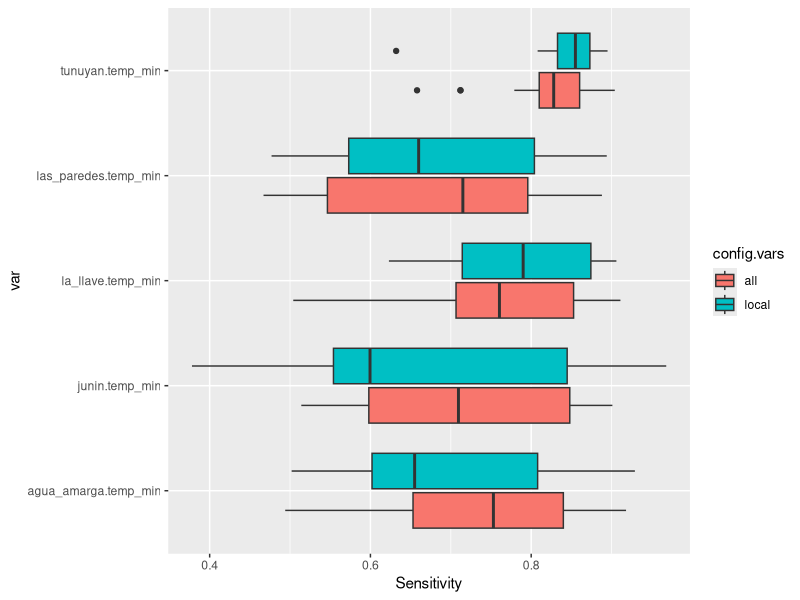
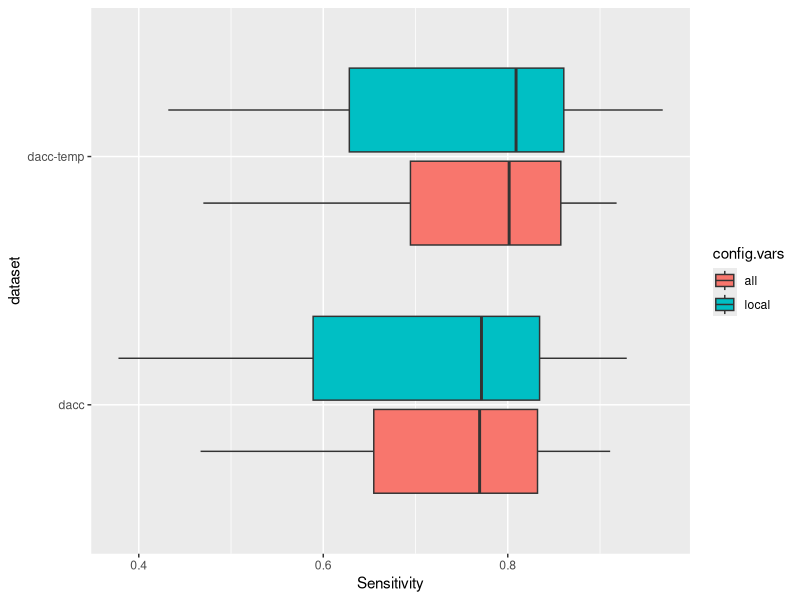
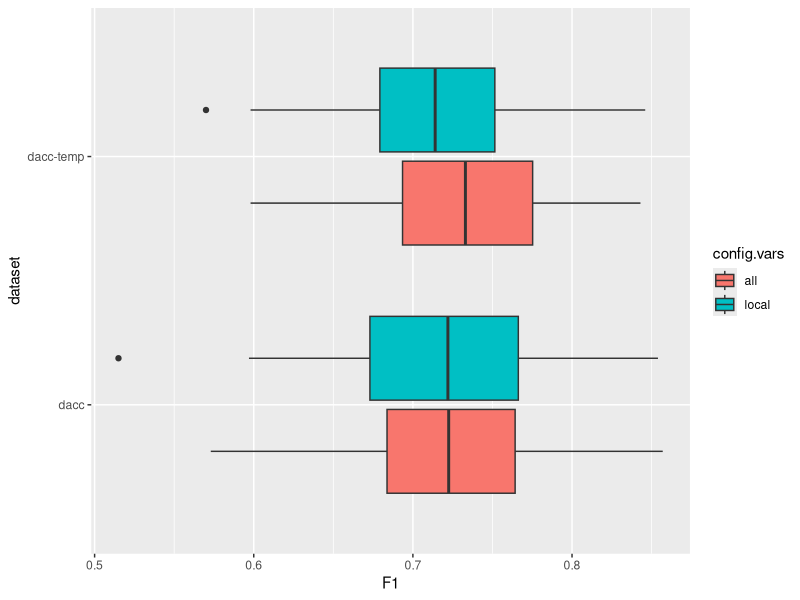
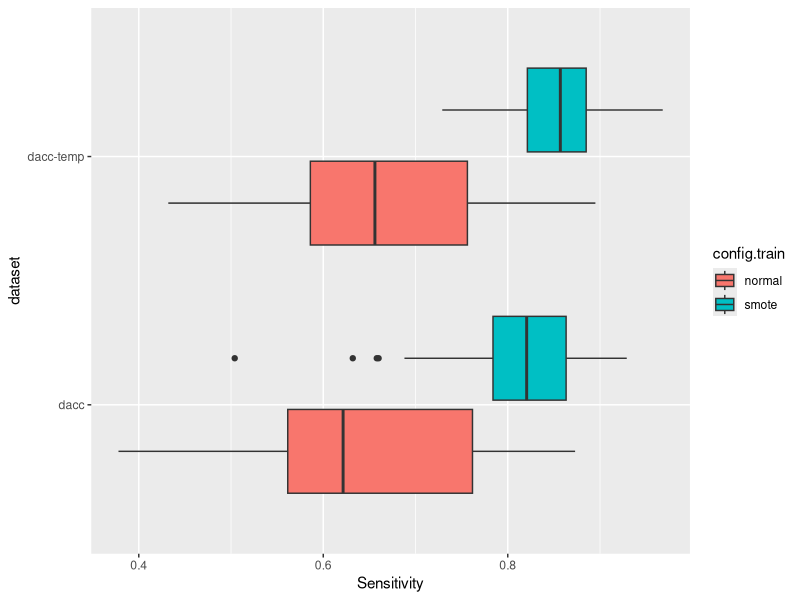
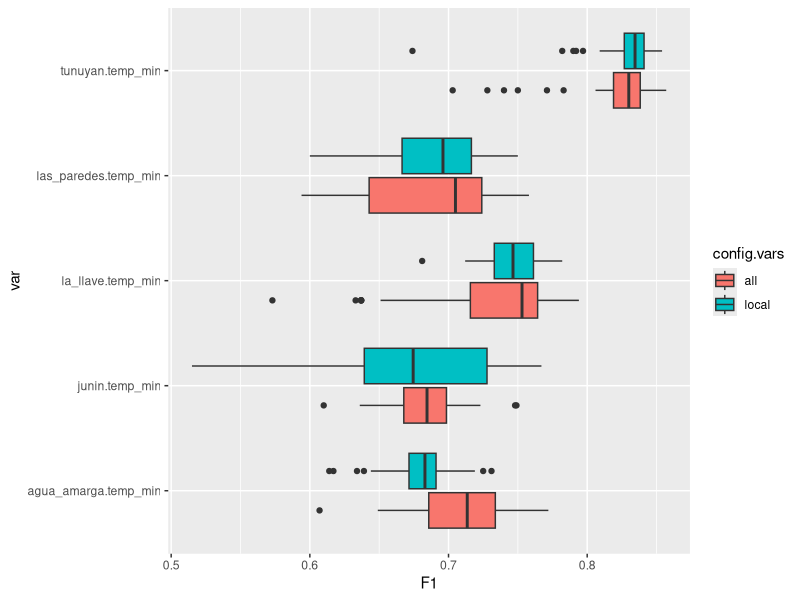
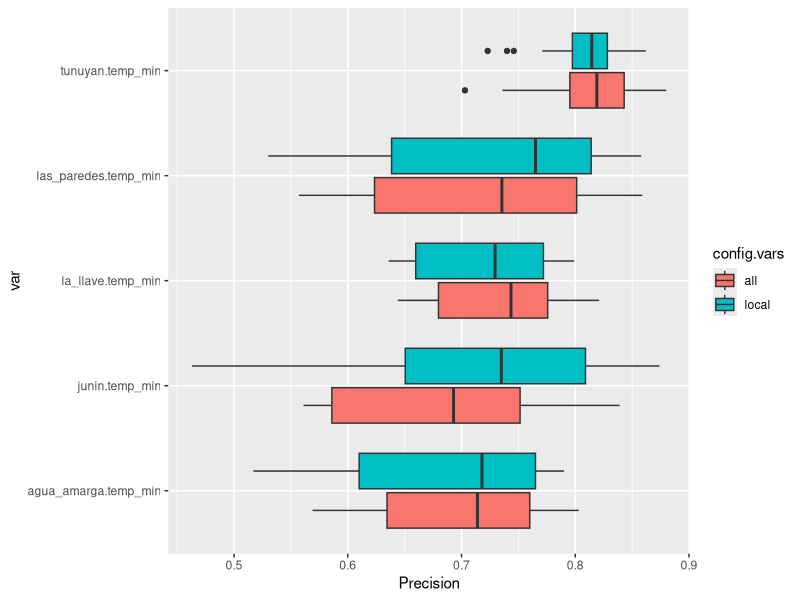
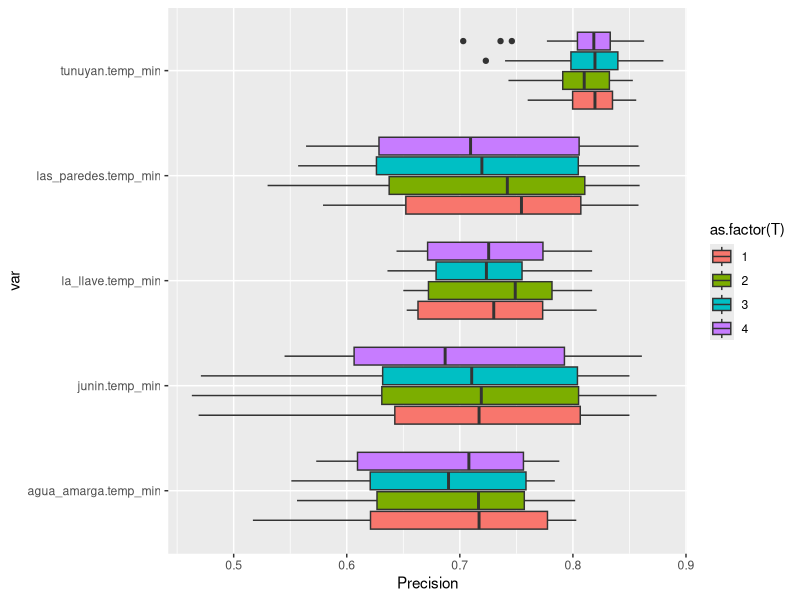
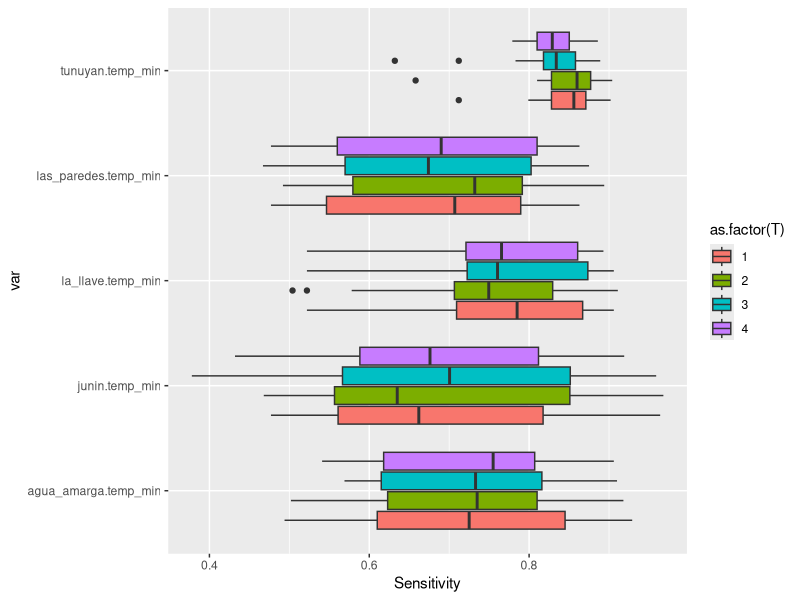

Write the R code that produced these figures, in order. (Note: this script raises an error after producing the figures.)
## ---- chunk 1
library(readr)
library(ggplot2)
library(gridExtra)
library(tidyverse)
library(lazyeval)

dataset <- read_csv("classification-results.csv")
dataset[,8:ncol(dataset)] <- round(dataset[,8:ncol(dataset)],digits = 3)

stations <- unique(dataset$var)
algoritmos <- unique(dataset$alg)
metrics <- c("FAR","Sensitivity","Specificity","Accuracy","Kappa","F1","Precision")

#' ## Carga dataset
#' Creación de dataset genérico para resultados clasificación
df <- dataset %>%
  unite(dataset, 
        col=label,c("dataset","var","config.train","config.vars","T","alg"),
        sep = "-",remove=FALSE) %>% 
  select(label,dataset,var,config.train,config.vars,T,alg,FAR,Sensitivity,Specificity,Accuracy,Kappa,F1,Precision) 

## ---- chunk 2
p <-ggplot(aes(y = Sensitivity, x = var, fill = config.vars), data = df) + 
  geom_boxplot()  + coord_flip()
print(p)
## ---- chunk 3
p <-ggplot(aes(y = Sensitivity, x = dataset, fill = config.vars), data = df) + 
  geom_boxplot()  + coord_flip()
print(p)
## ---- chunk 4
p <-ggplot(aes(y = F1, x = dataset, fill = config.vars), data = df) + 
  geom_boxplot()  + coord_flip()
print(p)
## ---- chunk 5
p <-ggplot(aes(y = Sensitivity, x = dataset, fill = config.train), data = df) + 
  geom_boxplot()  + coord_flip()
print(p)
## ---- chunk 6

p <-ggplot(aes(y = F1, x = var, fill = config.vars), data = df) + geom_boxplot() + coord_flip()
print(p)

## ---- chunk 7
p <-ggplot(aes(y = Precision , x = var, fill = config.vars), data = df) + geom_boxplot() + coord_flip()
print(p)

## ---- chunk 8

#' ## Según cuantos días anteriores de información sumamos.
#' 
p <-ggplot(aes(y = Precision , x = var, fill = as.factor(T)), data = df) + geom_boxplot() + coord_flip()
print(p)

p <-ggplot(aes(y = Sensitivity , x = var, fill = as.factor(T)), data = df) + geom_boxplot() + coord_flip()
print(p)

p <-ggplot(aes(y = F1 , x = var, fill = as.factor(T)), data = df) + 
  geom_boxplot() + coord_flip() + labs(fill="T")
print(p)
## ---- chunk 9
p <-ggplot(aes(y = Precision , x = var, fill = config.train), data = df) + geom_boxplot() + coord_flip()
print(p)

p <-ggplot(aes(y = Sensitivity , x = var, fill = config.train), data = df) + geom_boxplot() + coord_flip()
print(p)

p <-ggplot(aes(y = F1 , x = var, fill = config.train), data = df) + geom_boxplot() + coord_flip()
print(p)

## ---- chunk 10

for(s in stations){
  
  df1 <- df %>% filter( var == s ) 
  
  p <-ggplot(aes(y = F1 , x = alg, fill = config.vars), data = df1) + 
    geom_boxplot() + coord_flip() + labs(title=paste("Estación",s,sep="  "))
  print(p)
  p <-ggplot(aes(y = Sensitivity , x = alg, fill = config.vars), data = df1) + 
    geom_boxplot() + coord_flip() + labs(title=paste("Estación",s,sep="  "))
  print(p)
  p <-ggplot(aes(y = Precision , x = alg, fill = config.vars), data = df1) + 
    geom_boxplot() + coord_flip() + labs(title=paste("Estación",s,sep="  "))
  print(p)

}

## ---- chunk 11

df3 <-  df %>% filter( dataset == "dacc" & T==1) 


p <-ggplot(aes(y = Precision , x = var, fill = alg), data = df3) + geom_boxplot() + coord_flip()
print(p)

p <-ggplot(aes(y = Sensitivity , x = var, fill = alg), data = df3) + geom_boxplot() + coord_flip()
print(p)

png("plot-estaciones-vs-algs-F1-filtro-datasetDacc-T1.png")
p <-ggplot(aes(y = F1 , x = var, fill = alg), data = df3) + 
  geom_boxplot() + coord_flip() #+ labs(fill="T")

print(p)

dev.off()
## ---- chunk 12

df3 <-  df %>% filter( dataset == "dacc" & T==1 & alg=="rf") 


p <-ggplot(aes(y = Precision , x = var, fill = config.vars), data = df3) + geom_boxplot() + coord_flip() + labs(title="Random forest por estaciones")
print(p)

p <-ggplot(aes(y = Sensitivity , x = var, fill = config.vars), data = df3) + geom_boxplot() + coord_flip() + labs(title="Random forest por estaciones")
print(p)

p <-ggplot(aes(y = F1 , x = var, fill = config.vars), data = df3) + 
  geom_boxplot() + coord_flip() #+ labs(fill="T")
print(p)
## ---- chunk 13

df3 <-  df %>% filter( dataset == "dacc" & T==1 & alg=="glm") 

p <-ggplot(aes(y = Precision , x = var, fill = config.vars), data = df3) + geom_boxplot() + coord_flip() + labs(title="Random forest por estaciones")
print(p)

p <-ggplot(aes(y = Sensitivity , x = var, fill = config.vars), data = df3) + geom_boxplot() + coord_flip() + labs(title="Random forest por estaciones")
print(p)

p <-ggplot(aes(y = F1 , x = var, fill = config.vars), data = df3) + 
  geom_boxplot() + coord_flip() #+ labs(fill="T")
print(p)
## ---- chunk 14
library(reshape)
df3 <-  df %>% filter( dataset == "dacc") %>% select(-one_of(c("FAR")))

#  melt(df3,id.vars="label")
df4 <- melt(as.data.frame(df3),
            id.vars =(c("label","dataset","var","config.train","config.vars","T","alg")),
            measure.vars = metrics[-1])

p <-ggplot(aes(y = value , x = var, fill = variable), data = df4) + 
  geom_boxplot() + coord_flip() + labs(title="Variabilidad de las métricas por las estaciones")
print(p)

df4 <- df %>% filter( dataset == "dacc")   
df4 <- melt(as.data.frame(df4),
            id.vars =(c("label","dataset","var","config.train","config.vars","T","alg")),
            measure.vars = metrics)

for(a in algoritmos)
{
  for(m in metrics)
  {
    df5 <- df4 %>% filter( alg == a & variable == m) 
    p <-ggplot(aes(y = value , x = var, fill = config.vars), data = df5) + 
      geom_boxplot() + coord_flip() + labs(title=paste("Comportamiento de ",m," en modelo ",a,sep=""))
    print(p)
  }
}
## ---- chunk 15
df3 <- df %>%
      select(label,dataset,var,config.train,config.vars,T,alg,Sensitivity,Specificity,Accuracy,Kappa,F1,Precision) %>%
      filter( var == stations[1]  & alg==algoritmos[1]) # & T == 1 & dataset == DATASET &
    
df3
## ---- chunk 16

for(s in stations)
{
  for(a in algoritmos)
  {
    
    df3 <- df %>%
      select(label,dataset,var,config.train,config.vars,T,alg,Sensitivity,Specificity,Accuracy,Kappa,F1,Precision) %>%
      filter( var == s  & alg==a & T == 1 & dataset == "dacc") # &  # <- AQUI FILTRO
    
    df7 <- melt(as.data.frame(df3),id=(c("label","dataset","var","config.train","config.vars","T","alg")))
    
    
   p<-  ggplot(data=df7, aes(x= reorder(label,value), y=value, fill=variable)) +
      geom_bar(stat="identity",position=position_dodge())+
      coord_flip()+
      theme(legend.position="bottom") +
      labs(x = a, y = "metricas", title=paste("comparacion",a,s,sep="-"))
   print(p)
    
    # for(m in metrics){
    #   plot_ranking_alg(df3,m,s,a)
    #   
    # }
  }
}    
## ---- chunk 17
for(s in stations)
{
  for(a in algoritmos)
  {
    
    df3 <- df %>%
          select(label,dataset,var,config.train,config.vars,T,alg,Sensitivity,Precision,F1) %>% #,Specificity,Accuracy,Kappa,F1
          filter( Sensitivity > 0.7 , Precision > 0.7 , var==s, dataset == "dacc",alg==a ) # & T == 1 & dataset == DATASET &
        
    
    df7 <- melt(data.frame(df3),id=(c("label","dataset","var","config.train","config.vars","T","alg")))
        
      
    p<-  ggplot(data=df7, aes(x= label, y=value, fill=variable)) +
          geom_bar(stat="identity",position=position_dodge())+
          coord_flip()+
          theme(legend.position="bottom") +
          labs(title=paste("Estacion ",s," algoritmo ", a))
       print(p)
  }
}  
## ---- chunk 18
stations
## ---- chunk 19
df3 <- df %>%
      select(label,dataset,var,config.train,config.vars,T,alg,Sensitivity,Precision) %>% #,Specificity,Accuracy,Kappa,F1
      filter( Sensitivity > 0.7 , Precision > 0.7 , var==stations[1], dataset == "dacc",alg=="rf" ) # & T == 1 & dataset == DATASET &
    

df7 <- melt(as.data.frame(df3),id=(c("label","dataset","var","config.train","config.vars","T","alg")))
    
    
    
## ---- chunk 20
p<-  ggplot(data=df7, aes(x= label, y=value, fill=variable)) +
      geom_bar(stat="identity",position=position_dodge())+
      coord_flip()+
      theme(legend.position="bottom") +
      labs(title="")
   print(p)
